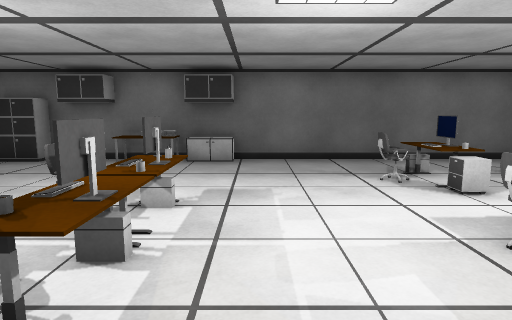
[1] (above)

17 first-person views from a walk through a scene from a Unity 3-D project. The camera is 1.4 m above the floor, tilts 8° down and sees 75° across. The floor is counted in squares, 0.9 m on a side. Each view is taken from the middle of a square. On the plan, view 1 faces up. The plan holds only what a view shows up to about 16 squares ahead; the rest is blank. The player character is not drawn.

[2]
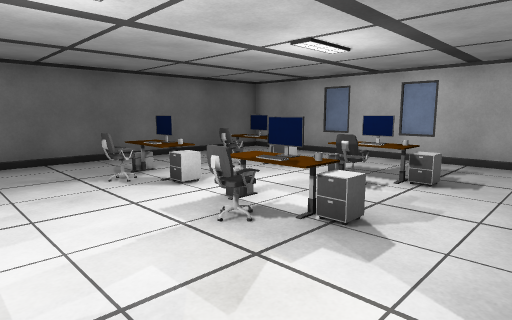

[3]
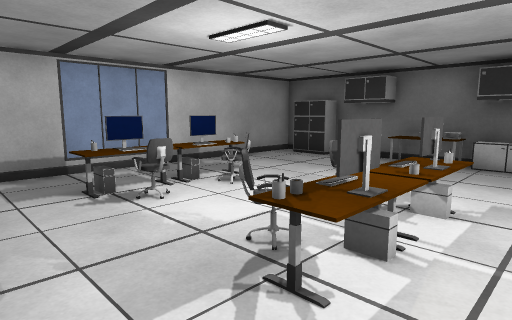

[4]
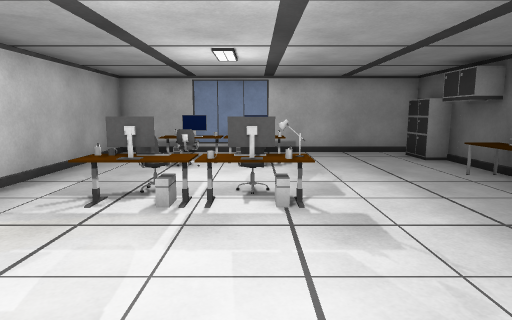

[5]
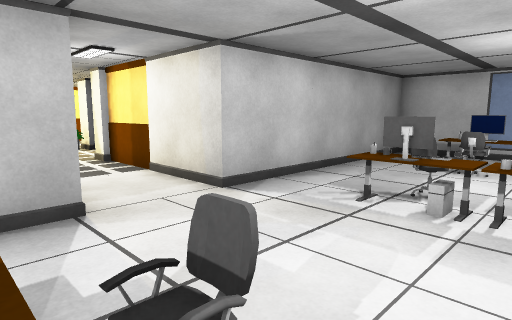

[6]
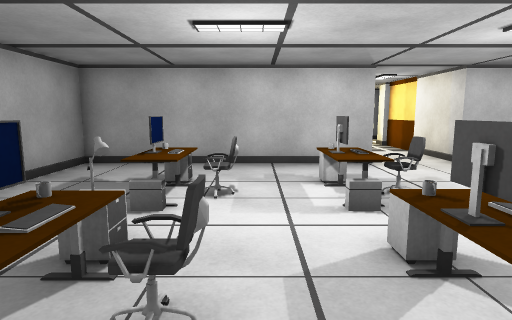

[7]
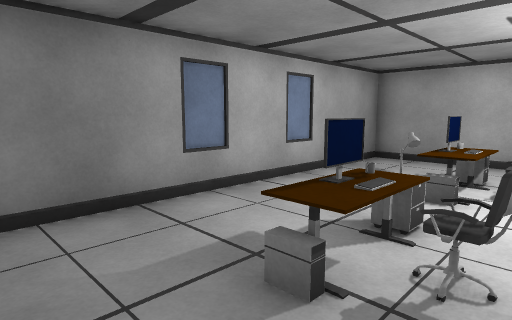

[8]
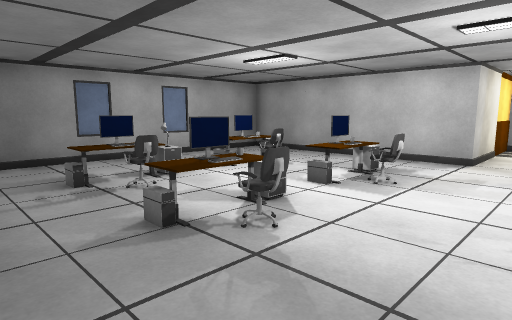

[9]
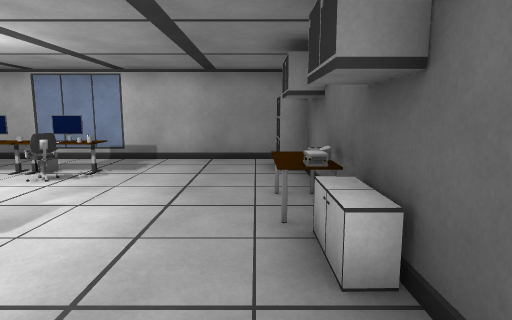

[10]
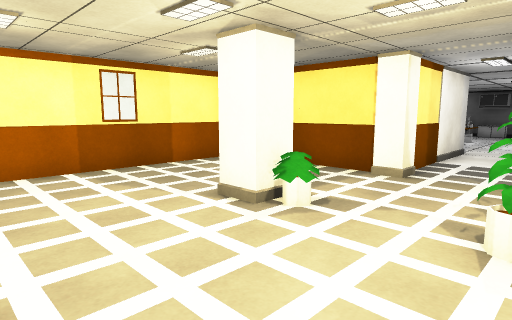

[11]
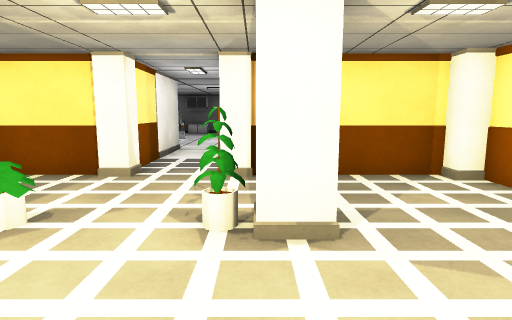

[12]
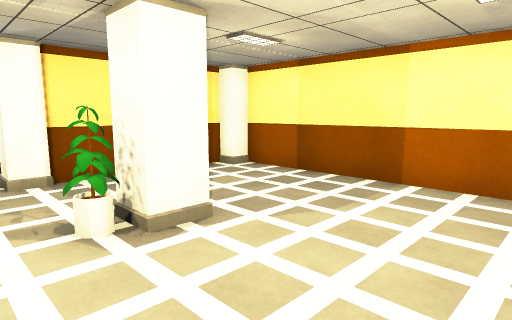

[13]
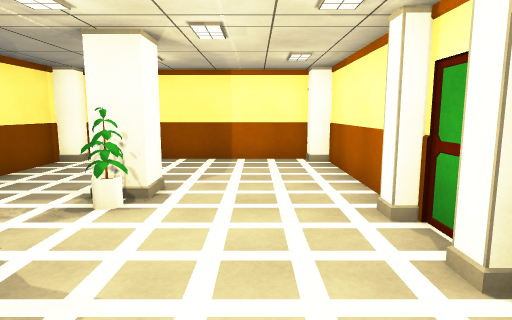

[14]
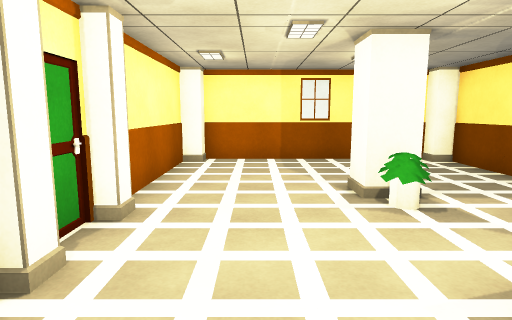

[15]
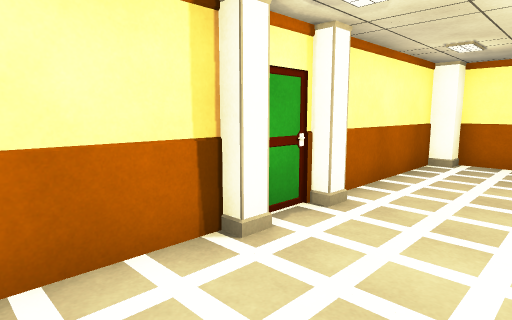

[16]
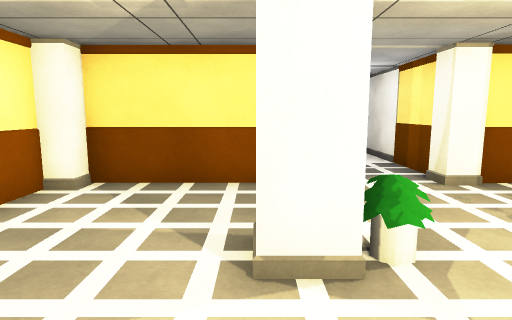

[17]
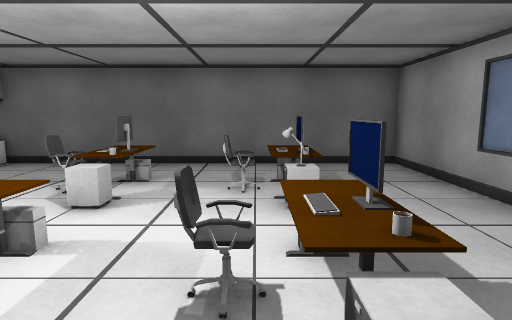

### Floor plan
Points are (right, up) in squares from view 1. A wall is a line through its corners. A room is listed if a view was taken in it or the views show most of it. See-through windows are left out.
Room 1 (views 1, 2, 3, 4, 5, 6, 7, 8, 9, 17)
walls: (-4.4, 11.4) (-6.5, 11.4); (2.4, -6.2) (2.4, -0.4) (11.4, -0.4) (11.4, 11.4) (-0.5, 11.4); (-9.4, 11.5) (-9.4, -0.4) (-0.4, -0.4) (-0.4, -4.6)
ways out: opening at (0.5, -4.5) to room 2
objects: cabinet (-8, 11) to (-7, 11); other object (-7, 2); monitor (-7, 3); other object (-7, 4); monitor (-7, 5); other object (-7, 6); chair (-6, 3); other object (-6, 5); chair (-5, 5); other object (-4, 11) to (-3, 11); chair (-3, 3); chair (-3, 5); other object (-2, 1); mug (-2, 2); keyboard (-2, 3); other object (-2, 4); other object (-2, 5); other object (-2, 6); cabinet (-2, 11) to (-1, 11); other object (-1, 2); monitor (-1, 3); other object (-1, 4); monitor (-1, 5); other object (-1, 6); chair (3, 4); chair (3, 8); cabinet (4, 2); other object (4, 3); monitor (4, 4); cabinet (4, 6); mug (4, 7); monitor (4, 8); keyboard (7, 4); chair (7, 8); cabinet (8, 2); mug (8, 3); monitor (8, 4); cabinet (8, 6); other object (8, 7)
Room 2 (views 10, 11, 12, 13, 14, 15, 16)
walls: (-0.9, -6.6) (-5.7, -6.6); (-0.4, -4.6) (-0.4, -5.6); (-5.9, -15.4) (7.7, -15.4); (7.9, -6.6) (3.4, -6.6); (-6.4, -7.1) (-6.4, -14.7); (8.4, -14.9) (8.4, -7.3)
ways out: opening at (0.5, -4.5) to room 1
objects: pillar (-2, -11) to (-2, -10); other object (-1, -11) to (-1, -10); pillar (-1, -7) to (0, -6); pillar (0, -15); pillar (2, -15); other object (2, -10); pillar (2, -7) to (3, -6); pillar (3, -11) to (4, -10)

Positions as (right, up) in squares from view 1, and headings:
1: (0, 0), facing up
2: (0, 0), facing up-right
3: (0, 0), facing up-left
4: (4, 5), facing left
5: (4, 5), facing down-left
6: (6, 10), facing down
7: (6, 11), facing down-right
8: (0, 11), facing down-right
9: (2, 10), facing left
10: (3, -15), facing up-left
11: (3, -15), facing up
12: (1, -15), facing up-right
13: (-3, -13), facing right
14: (5, -13), facing left
15: (5, -12), facing down-left
16: (-2, -14), facing up
17: (7, 1), facing up
